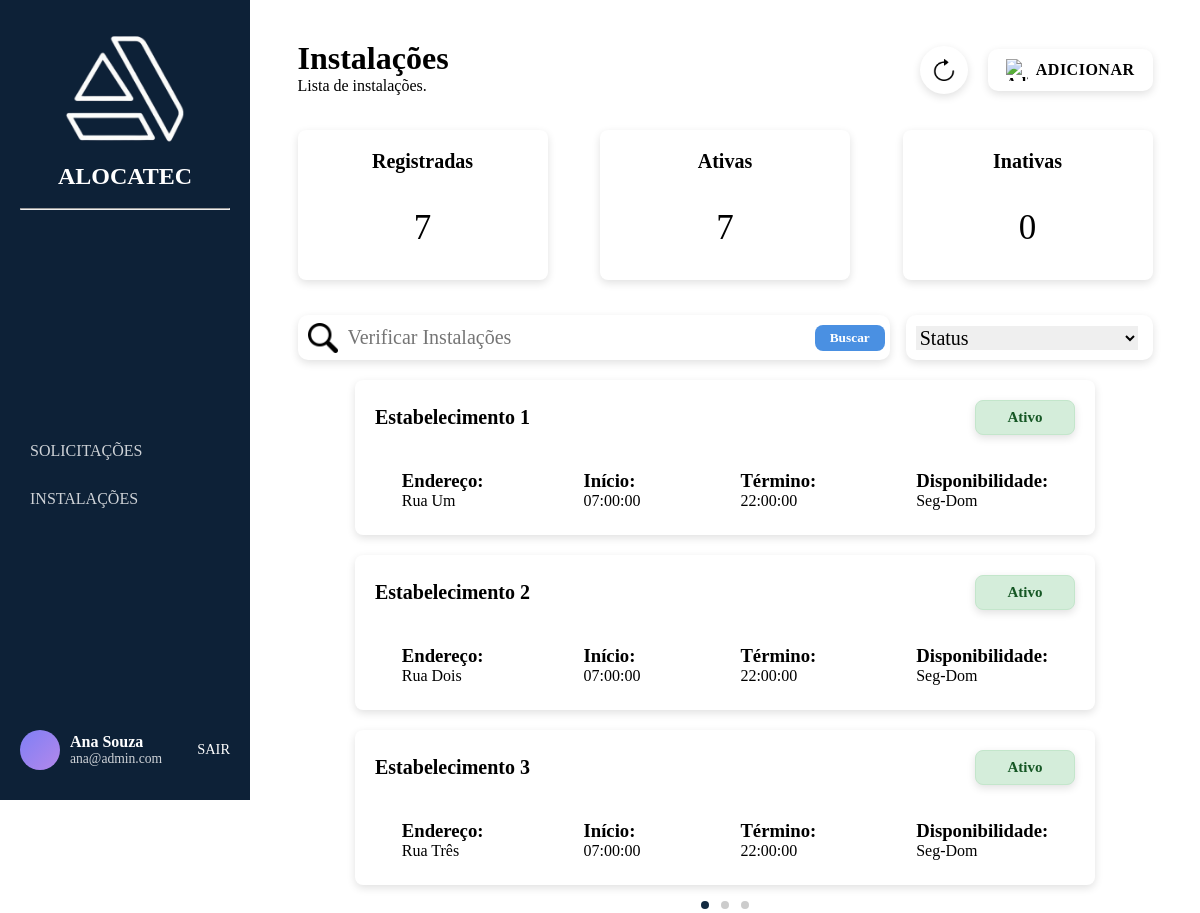
The page /pages/instalacoes/instalacoes.php (signed in) on the database its author committed.
### tables this page shows
CREATE TABLE estabelecimento (
    id_estabelecimento INT AUTO_INCREMENT PRIMARY KEY,
    nome_est VARCHAR(100) NOT NULL,
    tipo ENUM('Vôlei','Futebol','Basquete','Piscina', 'Poliesportivo','Outros') NOT NULL,
    endereco VARCHAR(150) NOT NULL,
    numero NUMERIC(5) NOT NULL,
    bairro VARCHAR(150) NOT NULL,
    cep VARCHAR(10) NOT NULL,
    cidade VARCHAR(150) NOT NULL,
    complemento VARCHAR(150),
    uf VARCHAR(2) NOT NULL,
    status ENUM('Ativo', 'Inativo') NOT NULL,
    inicio TIME NOT NULL,
    termino TIME NOT NULL,
    disponibilidade ENUM('Seg-Sex', 'Sab-Dom', 'Seg-Dom') NOT NULL,
    id_administrador INT NOT NULL,
    FOREIGN KEY (id_administrador) REFERENCES administrador(id_administrador)
);

### login/login.php (called while the page is built, shortened)
<?php
if (session_status() === PHP_SESSION_NONE) {
class Store {
    public static function get($key) {
        return $_SESSION[$key] ?? null;
    }
}
}

### pages/instalacoes/instalacoes.php (the view, shortened to what this page needs)
<?php
require_once '../../login/login.php';
$usuario = Store::get('usuario');
?>
<!DOCTYPE html>
<html lang="pt-BR">
<head>
  <link rel="stylesheet" href="instalacoes.css">
</head>
<body>
<aside class="sidebar">
    <div class="logo">
        <div class="icone-logo">
            <img src="./img/logo.png">
        </div>
        <h2>ALOCATEC</h2>
        <br><hr>
    </div>
    <nav>
        <ul>
            <li><a href="../solicitacao/solicitacao.php">SOLICITAÇÕES</a></li>
            <li><a href="../instalacoes/instalacoes.php">INSTALAÇÕES</a></li>
        </ul>
    </nav>
    <div class="user">
        <div class="avatar"></div>
        <div class="user-info">
            <p class="nome"><?php echo htmlspecialchars($usuario['nome']); ?></p>
            <p class="cargo"><?php echo htmlspecialchars($usuario['email']); ?></p>
        </div>
        <a href="../../login/logout.php" class="logout">SAIR</a>
    </div>
</aside>
<div class="content">
    <div class="page">
        <div class="titulo-pagina">
            <h1>Instalações</h1>
            <p>Lista de instalações.</p>
        </div>
        <div class="acoes-topo">
            <button class="botao-acao atualizar" onclick="location.reload()">
                <img src="./img/atualizar.png" alt="Atualizar">
            </button>
            <button class="botao-acao adicionar" onclick="window.location.href='../questionario_instalacao/form1/adicionar_descricao.php'">
                <img src="./img/adicao.png" alt="Adicionar">
                <span>ADICIONAR</span>
            </button>
        </div>
    </div>
<div class="nao-sei">
    <div class="status">
        <h2>Registradas</h2>
        <div class="resultado">
        <?php
            require '../../database/conexao_bd_mysql.php';
            $sql = "SELECT COUNT(*) AS total FROM estabelecimento";
            $q = mysqli_query($conexao_servidor_bd, $sql);
            echo mysqli_fetch_assoc($q)['total'];
        ?>
        </div>
    </div>
    <div class="status">
        <h2>Ativas</h2>
        <div class="resultado">
        <?php
            $sql = "SELECT COUNT(*) AS total FROM estabelecimento WHERE status = 'Ativo'";
            $q = mysqli_query($conexao_servidor_bd, $sql);
            echo mysqli_fetch_assoc($q)['total'];
        ?>
        </div>
    </div>
    <div class="status">
        <h2>Inativas</h2>
        <div class="resultado">
        <?php
            $sql = "SELECT COUNT(*) AS total FROM estabelecimento WHERE status = 'Inativo'";
            $q = mysqli_query($conexao_servidor_bd, $sql);
            echo mysqli_fetch_assoc($q)['total'];
        ?>
        </div>
    </div>
</div>
<form method="GET" class="filters">
    <div class="search">
        <img src="./img/lupa.png" alt="Buscar">
        <input
            type="text"
            name="busca"
            placeholder="Verificar Instalações"
            value="<?= isset($_GET['busca']) ? htmlspecialchars($_GET['busca']) : '' ?>"
        >
        <button type="submit" class="btn-buscar">Buscar</button>
    </div>
    <div class="chip">
        <select name="status" onchange="this.form.submit()">
            <option value="">Status</option>
        </select>
    </div>
</form>
<?php
$statusFiltro = "";
$buscaFiltro = "";
$limite = 3;
$onde_estou = isset($_GET['page']) ? max(1, intval($_GET['page'])) : 1;
$linha_mysql = ($onde_estou - 1) * $limite;
$sqlTotal = "
    SELECT COUNT(*) AS total
    FROM estabelecimento
    WHERE 1=1
    $statusFiltro
    $buscaFiltro
";
$resultTotal = mysqli_query($conexao_servidor_bd, $sqlTotal);
$total_pag = ceil(mysqli_fetch_assoc($resultTotal)['total'] / $limite);
$sql = "
    SELECT id_estabelecimento, nome_est, endereco, status, inicio, termino, disponibilidade
    FROM estabelecimento
    WHERE 1=1
    $statusFiltro
    $buscaFiltro
    LIMIT $linha_mysql, $limite
";
$dados = mysqli_query($conexao_servidor_bd, $sql);
if ($dados && mysqli_num_rows($dados) > 0):
    while ($value = mysqli_fetch_assoc($dados)):
        $id = htmlspecialchars($value['id_estabelecimento']);
?>
<div class='solicitacao-card' onclick="window.location.href='../detalhes_instalacoes/instalacao.php?id_estabelecimento=<?= $id ?>'">
    <div class='topo-solicitacao'>
        <div class='nome-espaco'>
            <h2><?= htmlspecialchars($value['nome_est']) ?></h2>
        </div>
        <div class='status-solicitacao <?= htmlspecialchars($value['status']) ?>'>
            <h2><?= htmlspecialchars($value['status']) ?></h2>
        </div>
    </div>
    <div class='detalhes-solicitacao'>
        <div class='detalhe'>
            <h3>Endereço:</h3>
            <p><?= htmlspecialchars($value['endereco']) ?></p>
        </div>
        <div class='detalhe'>
            <h3>Início:</h3>
            <p><?= htmlspecialchars($value['inicio']) ?></p>
        </div>
        <div class='detalhe'>
            <h3>Término:</h3>
            <p><?= htmlspecialchars($value['termino']) ?></p>
        </div>
        <div class='detalhe'>
            <h3>Disponibilidade:</h3>
            <p><?= htmlspecialchars($value['disponibilidade']) ?></p>
        </div>
    </div>
</div>
<?php endwhile; else: ?>
<div class="erro"><h2>Nenhuma instalação encontrada.</h2></div>
<?php endif; ?>
<div class="pagination-dots">
<?php for ($i=1; $i <= $total_pag; $i++): ?>
    <a href="?page=<?= $i ?>&status=<?= $_GET['status'] ?? '' ?>&busca=<?= $_GET['busca'] ?? '' ?>"
       class="dot <?= ($i == $onde_estou) ? 'active' : '' ?>">
    </a>
<?php endfor; ?>
</div>
</body>
</html>

### pages/instalacoes/instalacoes.css (style rules this page uses)
* { margin: 0; padding: 0; box-sizing: border-box; font-family: "Nunito"; }
body { display: flex; height: 100vh; background: #ffffff; }
.sidebar { width: 250px; background: #0d2137; color: white; display: flex; flex-direction: column; justify-content: space-between; padding: 30px 20px; }
.logo { text-align: center; margin-bottom: 10px; }
.logo img { width: 120px; height: auto; }
.icone-logo { font-size: 40px; font-weight: bold; }
nav ul { list-style: none; }
nav ul li { padding: 15px 10px; cursor: pointer; opacity: 0.8; transition: 0.3s; }
a { text-decoration: none; color: white; }
.user { display: flex; align-items: center; gap: 10px; }
.avatar { width: 40px; height: 40px; background: linear-gradient(135deg, #7f7ff5, #b388eb); border-radius: 50%; }
.user-info p { margin: 0; }
.nome { font-weight: bold; }
.cargo { font-size: 0.85rem; opacity: 0.8; }
.logout { margin-left: auto; color: #fff; font-size: 0.9rem; text-decoration: none; }
.content { flex: 1; background: #fff; padding: 20px 0; display: flex; flex-direction: column; align-items: center; }
.page { display: flex; width: 90%; max-width: 900px; margin: 20px auto 10px auto; justify-content: space-between; }
.titulo-pagina { width: 150px; height: 60px; }
.acoes-topo { display: flex; justify-content: flex-end; align-items: center; gap: 20px; height: 60px; }
.botao-acao { display: flex; align-items: center; justify-content: center; gap: 8px; background: #fff; border: none; border-radius: 10px; padding: 10px 18px; cursor: pointer; font-size: 16px; font-weight: 600; color: #000; box-shadow: 0 3px 8px rgba(0, 0, 0, 0.12); transition: 0.2s; }
.botao-acao img { width: 22px; height: 22px; }
.botao-acao.atualizar { border-radius: 50%; width: 48px; height: 48px; padding: 0; }
.botao-acao.adicionar { background-color: #fff; color: #000; }
.botao-acao.adicionar span { font-weight: bold; letter-spacing: 0.5px; }
.nao-sei, .filters, .solicitacao { width: 90%; max-width: 900px; margin: 0 auto; }
.nao-sei { padding: 20px 0; display: flex; justify-content: space-between; gap: 40px; }
.status { color: white; text-align: center; width: 250px; height: 150px; border-radius: 8px; box-shadow: 0 3px 8px rgba(0, 0, 0, 0.12); background: #fff; }
.status h2 { margin-top: 20px; font-size: 20px; color: #000; }
.resultado { color: #000; font-size: 35px; margin-top: 35px; }
.filters { margin-top: 15px; display: flex; justify-content: space-between; gap: 16px; align-items: center; padding: 0; }
.search { display: flex; align-items: center; gap: 10px; background: #fff; border-radius: 10px; height: 45px; width: 600px; box-shadow: 0 3px 8px rgba(0, 0, 0, 0.12); }
.search img { width: 30px; height: 30px; margin-left: 10px; }
.search input { border: none; outline: none; font-size: 20px; width: 100%; }
.chip { display: flex; align-items: center; gap: 15px; background: #fff; border-radius: 10px; height: 45px; width: 250px; box-shadow: 0 3px 8px rgba(0, 0, 0, 0.12); }
.chip select { border: none; outline: none; font-size: 20px; width: 90%; margin-left: 10px; }
.btn-buscar { background: #4a90e2; color: #fff; border: none; padding: 5px 15px; border-radius: 8px; cursor: pointer; transition: 0.2s; font-weight: 600; margin-right: 5px; }
.topo-solicitacao { display: flex; justify-content: space-between; align-items: center; padding: 15px; }
.nome-espaco h2, .detalhes-solicitacao h2 { color: #000; }
.nome-espaco { width: 600px; }
.nome-espaco h2 { font-size: 20px; color: #000; text-align: justify; }
.solicitacao-card { margin-top: 20px; padding: 5px; border-radius: 8px; box-shadow: 0 3px 8px rgba(0, 0, 0, 0.12); background: #ffff; }
.status-solicitacao { width: 100px; height: 35px; display: flex; justify-content: center; align-items: center; border-radius: 8px; box-shadow: 0 3px 8px rgba(0, 0, 0, 0.12); color: inherit; }
.status-solicitacao h2 { font-size: 15px; margin: 0; text-align: center; color: inherit; }
.status-solicitacao.Ativo { background-color: #d4edda; color: #155724; border: 1px solid #c3e6cb; }
.detalhes-solicitacao { display: flex; justify-content: center; gap: 100px; padding: 20px; }
img { width: 40px; height: 40px; }
.pagination-dots { text-align: center; margin-top: 10px; }
.pagination-dots .dot { display: inline-block; width: 8px; height: 8px; border-radius: 50%; background-color: #ccc; margin: 0 4px; cursor: pointer; }
.pagination-dots .dot.active { background-color: #122a40; }

### rows shown on the page
estabelecimento: nome_est "Estabelecimento 1", status "Ativo", endereco "Rua Um", inicio "07:00:00", termino "22:00:00", disponibilidade "Seg-Dom"
estabelecimento: nome_est "Estabelecimento 2", status "Ativo", endereco "Rua Dois", inicio "07:00:00", termino "22:00:00", disponibilidade "Seg-Dom"
estabelecimento: nome_est "Estabelecimento 3", status "Ativo", endereco "Rua Três", inicio "07:00:00", termino "22:00:00", disponibilidade "Seg-Dom"

### other values the page prints
$usuario['nome'] "Ana Souza"
$usuario['email'] "ana@admin.com"
mysqli_fetch_assoc($q)['total'] "7"
mysqli_fetch_assoc($q)['total'] "0"
